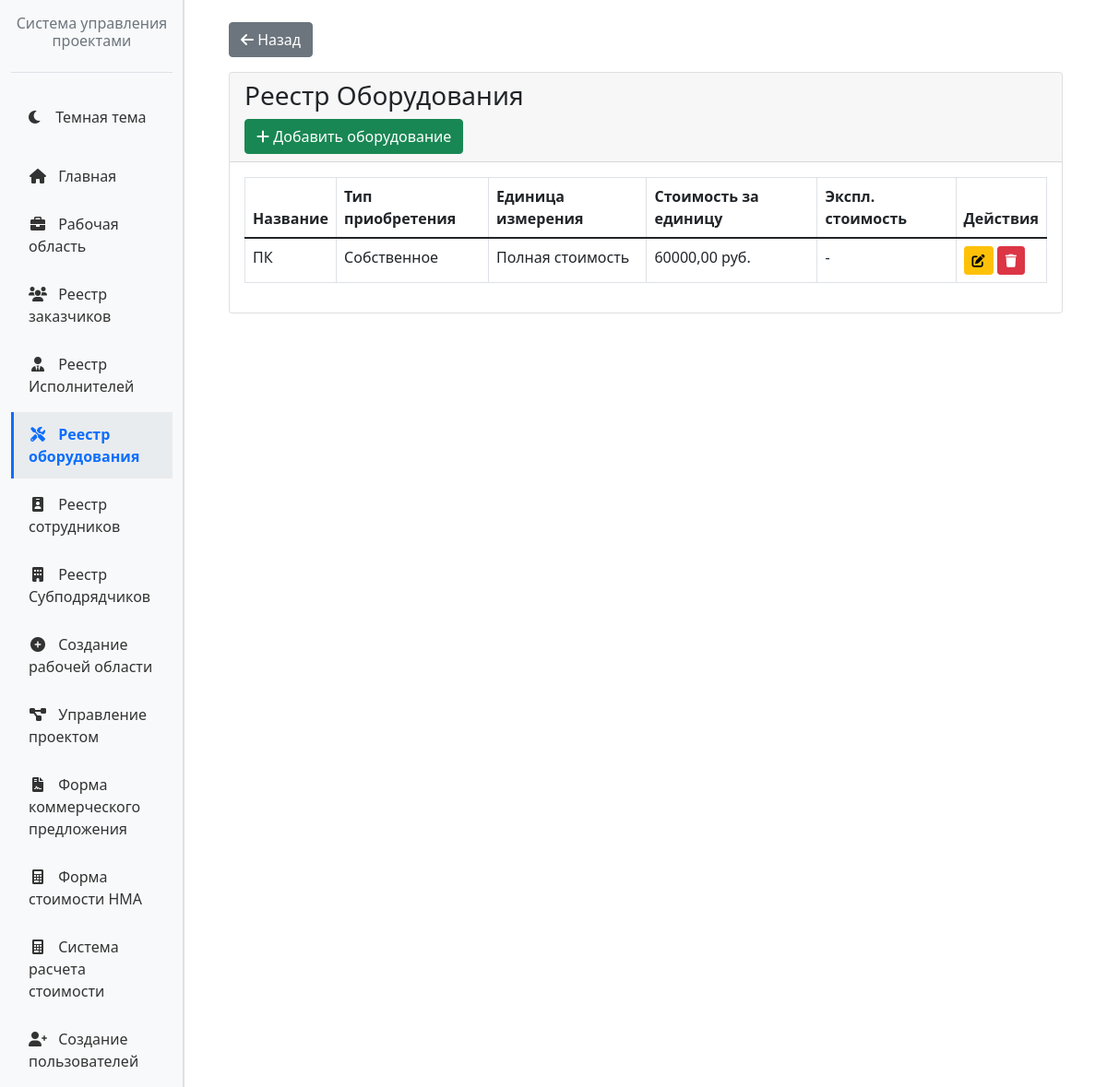
Screenshot of /equipment/ with the database file from the repository.
### equipment/models.py (models this page shows, shortened)
class Equipment(models.Model):
    ACQUISITION_TYPES = [
        ('own', 'Собственное'),
        ('rent', 'В аренде'),
    ]
    UNIT_TYPES = [
        ('hours', 'Часы'),
        ('days', 'Дни'),
        ('full', 'Полная стоимость'),
    ]
    name = models.CharField(max_length=200, verbose_name='Название')
    description = models.TextField(verbose_name='Описание', blank=True)
    acquisition_type = models.CharField(
        max_length=10,
        choices=ACQUISITION_TYPES,
        verbose_name='Тип приобретения'
    )
    operational_cost = models.DecimalField(
        max_digits=10,
        decimal_places=2,
        verbose_name='Эксплуатационная стоимость',
        null=True,
        blank=True
    )
    unit = models.CharField(
        max_length=10,
        choices=UNIT_TYPES,
        verbose_name='Единица измерения'
    )
    service_cost_per_unit = models.DecimalField(
        max_digits=10,
        decimal_places=2,
        verbose_name='Стоимость услуг за единицу измерения'
    )
    is_active = models.BooleanField(default=True, verbose_name='Активно')
    created_at = models.DateTimeField(auto_now_add=True)
    updated_at = models.DateTimeField(auto_now=True)
    class Meta:
        verbose_name = 'Оборудование'
        verbose_name_plural = 'Оборудование'
        ordering = ['name']

### equipment/views.py (the view)
# urls.py: path('', views.EquipmentListView.as_view(), name='list'),
class EquipmentListView(ListView):
    model = Equipment
    template_name = 'equipment/equipment_list.html'
    context_object_name = 'equipment_list'
    def get_queryset(self):
        return Equipment.objects.filter(is_active=True)
    def get_context_data(self, **kwargs):
        context = super().get_context_data(**kwargs)
        context['active_equipment_count'] = Equipment.objects.filter(is_active=True).count()
        return context

### equipment/templates/equipment/equipment_list.html (shortened to what this page needs)
{% extends 'base_with_sidebar.html' %}
{% load static %}
{% block main_content %}
<div class="container-fluid">
    <div class="row mb-3">
        <div class="col-md-12">
            <a href="http://127.0.0.1:8000/home/" class="btn btn-secondary">
                <i class="fas fa-arrow-left"></i> Назад
            </a>
        </div>
    </div>
    <div class="row">
        <div class="col-12">
            <div class="card">
                <div class="card-header">
                    <h3 class="card-title">Реестр Оборудования</h3>
                    <div class="card-tools">
                        <a href="{% url 'equipment:create' %}" class="btn btn-success">
                            <i class="fas fa-plus"></i> Добавить оборудование
                        </a>
                    </div>
                </div>
                <div class="card-body">
                    <table class="table table-bordered table-hover">
                        <thead>
                            <tr>
                                <th>Название</th>
                                <th>Тип приобретения</th>
                                <th>Единица измерения</th>
                                <th>Стоимость за единицу</th>
                                <th>Экспл. стоимость</th>
                                <th>Действия</th>
                            </tr>
                        </thead>
                        <tbody>
                            {% for item in equipment_list %}
                            <tr>
                                <td>{{ item.name }}</td>
                                <td>{{ item.get_acquisition_type_display }}</td>
                                <td>{{ item.get_unit_display }}</td>
                                <td>{{ item.service_cost_per_unit }} руб.</td>
                                <td>
                                    {% if item.operational_cost %}
                                        {{ item.operational_cost }} руб.
                                    {% else %}
                                        -
                                    {% endif %}
                                </td>
                                <td>
                                    <a href="{% url 'equipment:update' item.pk %}" class="btn btn-sm btn-warning">
                                        <i class="fas fa-edit"></i>
                                    </a>
                                    <a href="{% url 'equipment:delete' item.pk %}" class="btn btn-sm btn-danger">
                                        <i class="fas fa-trash"></i>
                                    </a>
                                </td>
                            </tr>
                            {% empty %}
                            <tr>
                                <td colspan="6" class="text-center">Нет оборудования</td>
                            </tr>
                            {% endfor %}
                        </tbody>
                    </table>
                </div>
            </div>
        </div>
    </div>
</div>
{% endblock %}

### rows the page displays
Equipment: name "ПК", acquisition_type "Собственное", unit "Полная стоимость", service_cost_per_unit "60000,00"
